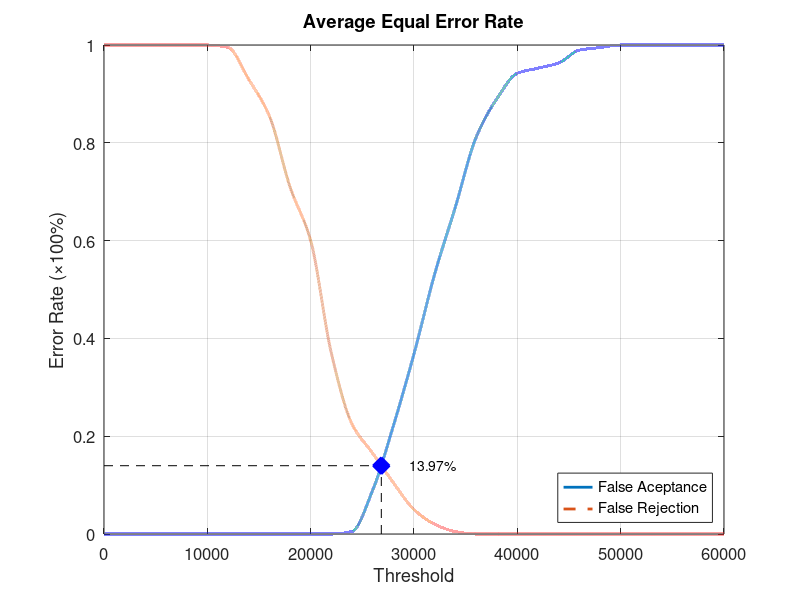
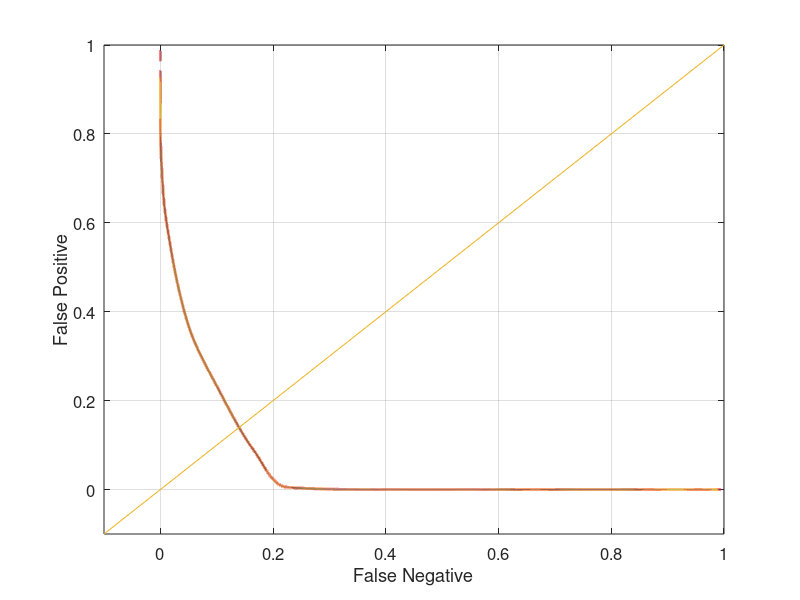

MATLAB code to generate these figures, in order:
function yEER = Database1_4
close all;
clear;
clc;
x = 0:2000:60000;
xq = 0:0.5:60000;

y0 = [0 0 0 0 0 0 0 0 0 0 0 0 0.00526316 0.0894737 0.221053 0.368421 0.531579 0.668421 0.810526 0.889474 0.942105 0.952632 0.963158 0.989474 0.994737 1 1 1 1 1 1];
yy0 = interp1(x, y0, xq, 'pchip');
y1 = [1 1 1 1 1 1 0.995 0.93 0.855 0.71 0.6 0.37 0.225 0.165 0.105 0.05 0.02 0.005 0 0 0 0 0 0 0 0 0 0 0 0 0];
yy1 = interp1(x, y1, xq, 'pchip');

% Calculating EER: 
y2 = abs(y0 - y1);
find(y2 == min(y2))
yy2 = abs(yy0 - yy1);
xEER = find(yy2 == min(yy2));
xEERIndex = xq(xEER) % X-axis EER
yEER = yy0(xEER) % Y-axis EER

main = figure
plot(xq, yy0,'-','LineWidth', 2);	hold on
plot(xq, yy1,'--','LineWidth', 2);	hold on
plot([xEERIndex xEERIndex], [0 yEER], 'k--');	hold on
plot([0 xEERIndex], [yEER yEER], 'k--');	hold on
plot(xEERIndex, yEER, 'bx', 'LineWidth', 10);	hold on
text(xEERIndex + 10 * xEERIndex / 100, yEER, [num2str(round((10000 * yEER)) / 100) '%'])
legend('False Aceptance', 'False Rejection', 'Location', 'SouthEast')
xlabel('Threshold')
ylabel('Error Rate (\times100%)')
title('Average Equal Error Rate')
set(gca, 'FontSize', 12)
axis([0 60000 0 1])
grid on

print(main, 'Database1_4Main', '-dpng');
FNRxFPR = figure('Color', [1 1 1]);
plot(yy1, yy0, '-', yy1, yy0, 'LineWidth', 2);
hold on
y = -0.1:0.1:1
plot(y, y); 
set(gca, 'FontSize', 12)
xlabel('False Negative')
ylabel('False Positive')
axis([-0.1 1 -0.1 1])
set(gca, 'FontSize', 12)
grid on

print(FNRxFPR, 'Database1_4FNRxFPR','-dpng');
end
